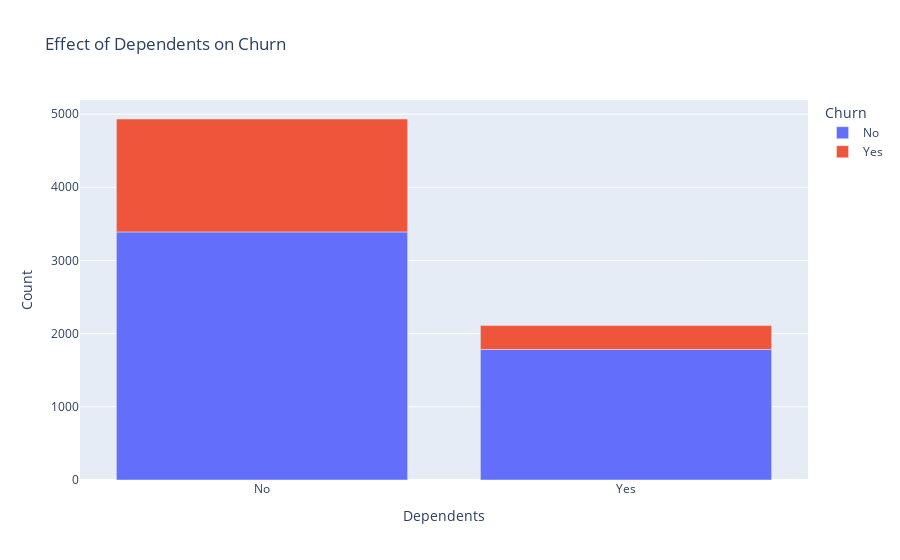

Notebook code cell kept with this figure:
### Markdown cell above
Having a Partner does have an effect on Churn.

### Code cell
temp = telco_data.groupby(['Dependents', 'Churn']).count()['customerID'].reset_index()
fig = px.bar(temp, x='Dependents', y='customerID', color='Churn'
            , labels={
                     'Churn': 'Churn',
                     'customerID': 'Count',
                     'Dependents': 'Dependents'
            }
            , title='Effect of Dependents on Churn')
iplot(fig)

### Figure 1 — Plotly figure (JSON) as saved in the notebook; plotly's stock layout.template omitted (floating-point values rounded to 4 significant figures)
{"data": [{"alignmentgroup": "True", "hovertemplate": "Churn=No<br>Dependents=%{x}<br>Count=%{y}<extra></extra>", "legendgroup": "No", "marker": {"color": "#636efa", "pattern": {"shape": ""}}, "name": "No", "offsetgroup": "No", "orientation": "v", "showlegend": true, "textposition": "auto", "type": "bar", "x": ["No", "Yes"], "xaxis": "x", "y": [3390, 1784], "yaxis": "y"}, {"alignmentgroup": "True", "hovertemplate": "Churn=Yes<br>Dependents=%{x}<br>Count=%{y}<extra></extra>", "legendgroup": "Yes", "marker": {"color": "#EF553B", "pattern": {"shape": ""}}, "name": "Yes", "offsetgroup": "Yes", "orientation": "v", "showlegend": true, "textposition": "auto", "type": "bar", "x": ["No", "Yes"], "xaxis": "x", "y": [1543, 326], "yaxis": "y"}], "layout": {"barmode": "relative", "legend": {"title": {"text": "Churn"}, "tracegroupgap": 0}, "title": {"text": "Effect of Dependents on Churn"}, "xaxis": {"anchor": "y", "domain": [0, 1], "title": {"text": "Dependents"}}, "yaxis": {"anchor": "x", "domain": [0, 1], "title": {"text": "Count"}}}}
